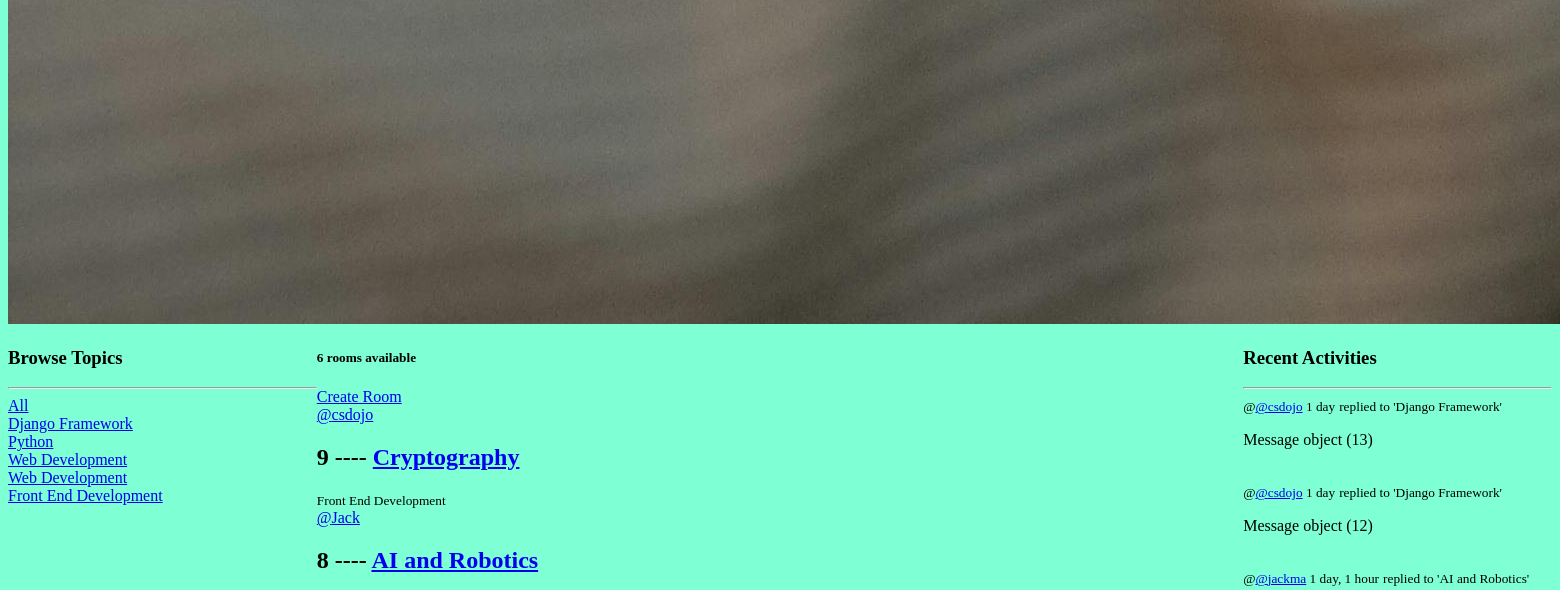
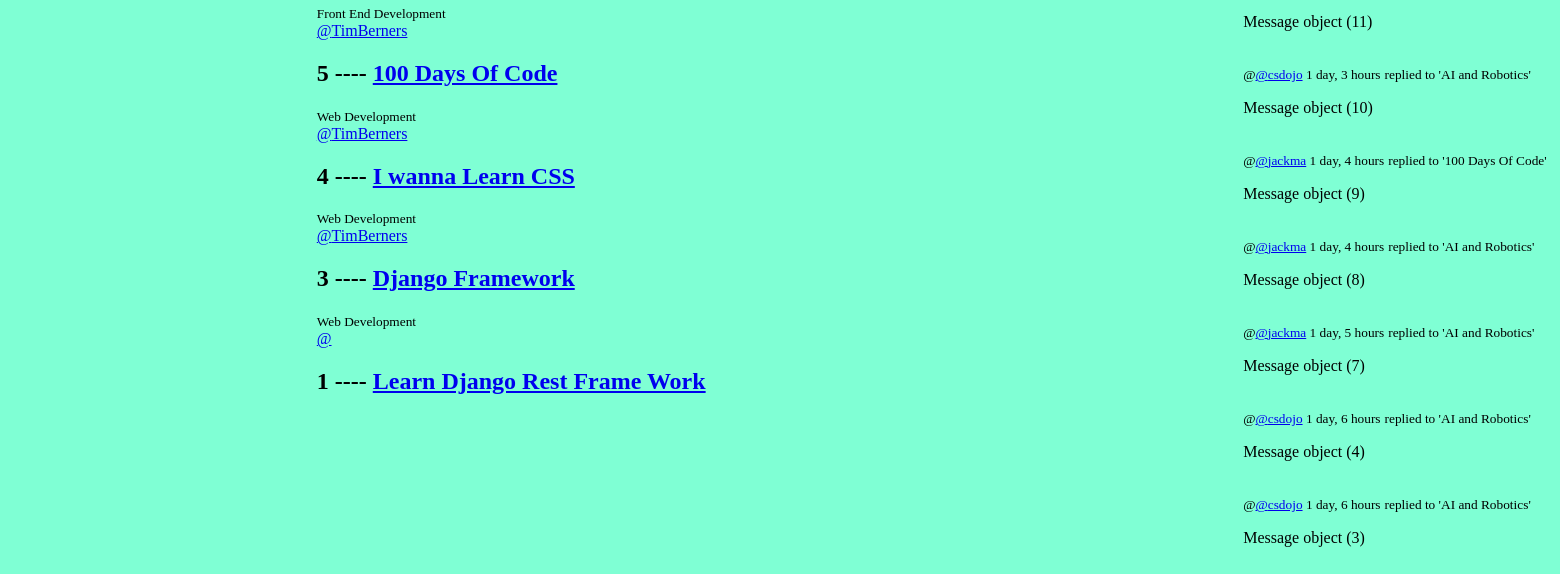
Before: / (lower part) with the older database file (2 pictures, top to bottom).
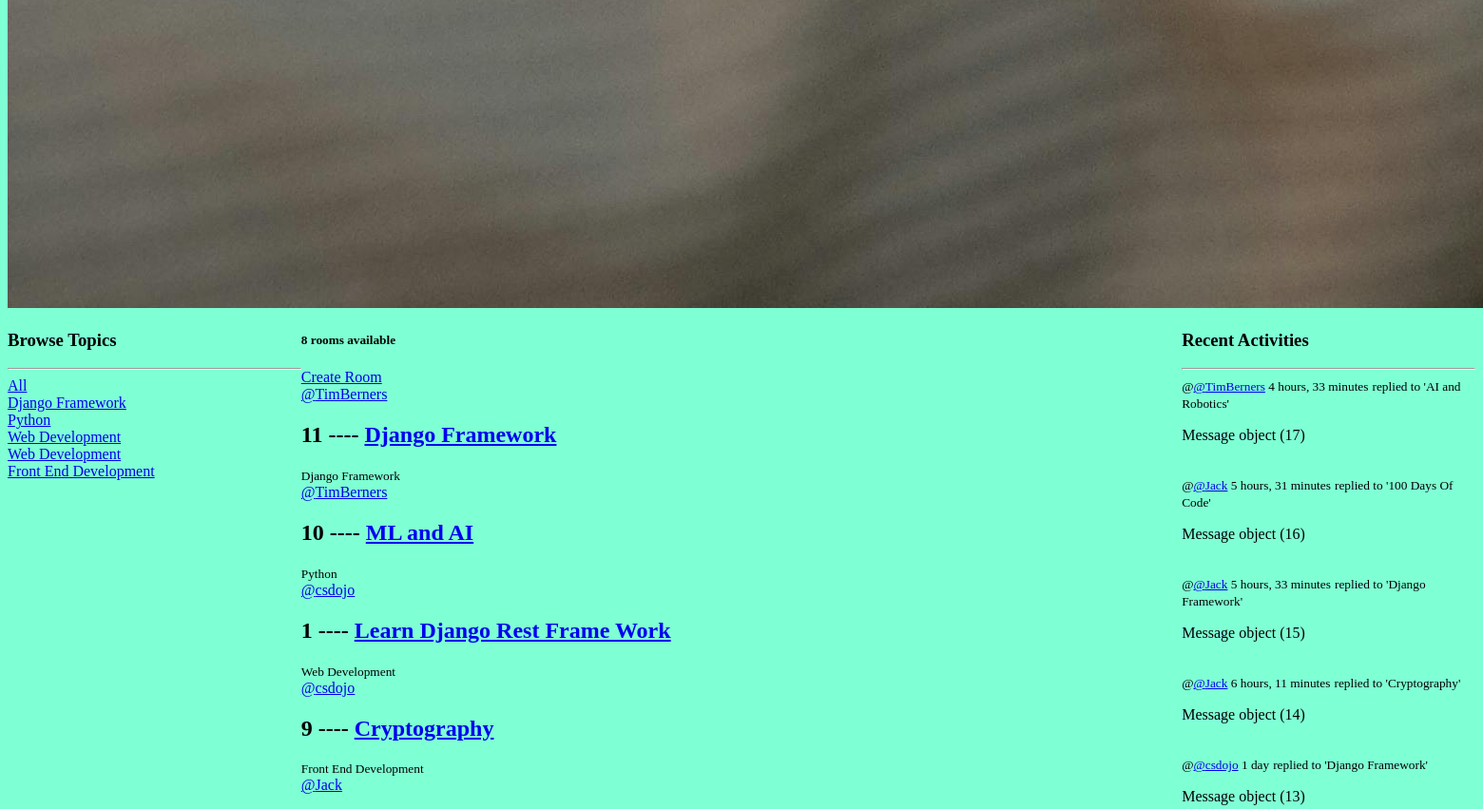
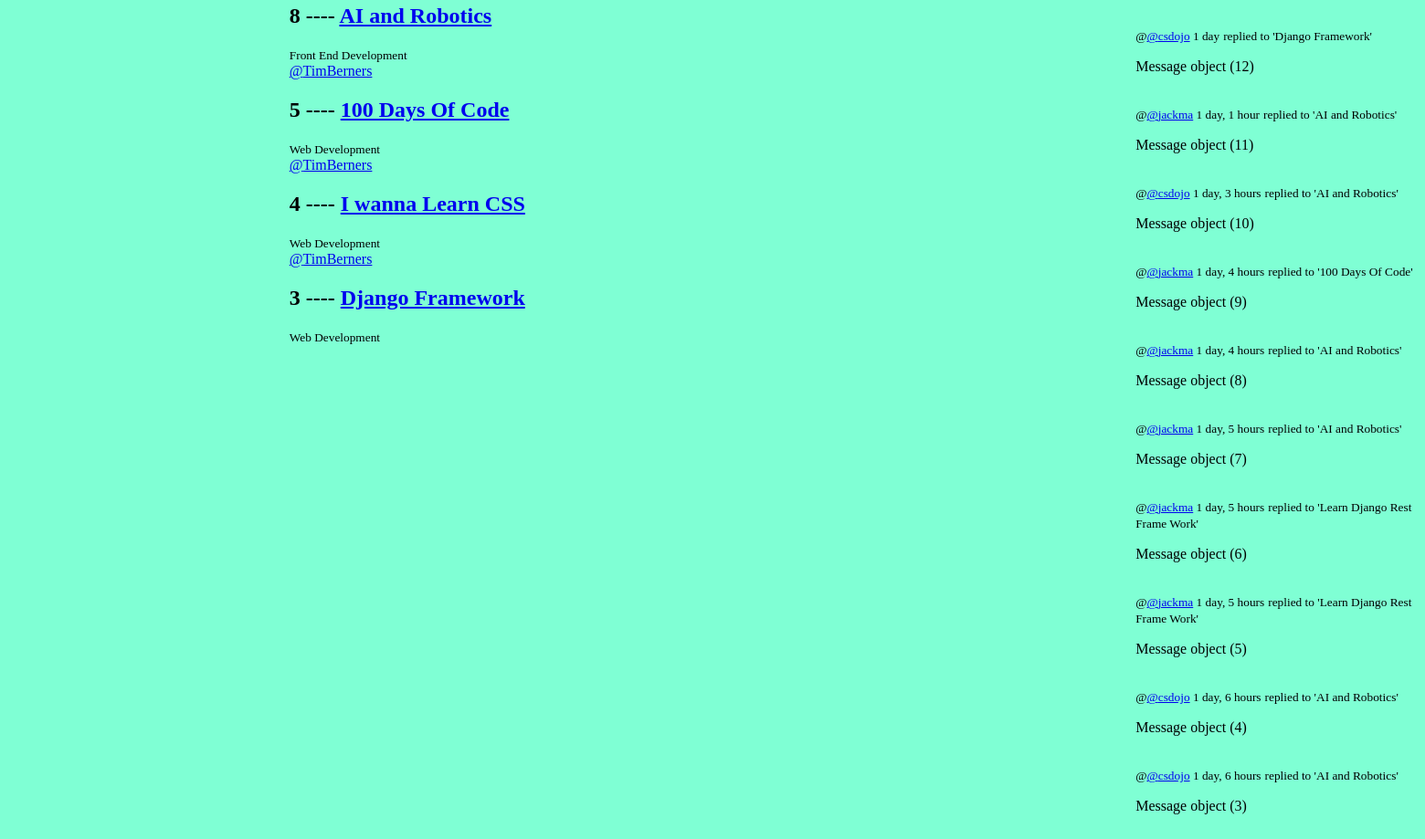
After: the same page with the newer database file (2 pictures, top to bottom).
### base/models.py (models this page shows, shortened)
class Topic(models.Model):
    name = models.CharField(max_length=200)

class Room(models.Model):
    host = models.ForeignKey(User, on_delete=models.SET_NULL, null=True)
    topic = models.ForeignKey(Topic, on_delete=models.SET_NULL, null=True)
    name = models.CharField(max_length=200)
    description = models.TextField(null=True, blank=True)
    participant = models.ManyToManyField(User, related_name='participant', blank=True)
    updated = models.DateTimeField(auto_now=True)
    created = models.DateTimeField(auto_now_add=True)
    class Meta:
        ordering = ['-updated', '-created']
    def __str__(self):
        return self.name

class Message(models.Model):
    user = models.ForeignKey(User, on_delete=models.CASCADE)
    room = models.ForeignKey(Room, on_delete=models.CASCADE)
    body = models.TextField()
    updated = models.DateTimeField(auto_now=True)
    created = models.DateTimeField(auto_now_add=True)
    class Meta:
        ordering = ['-updated', '-created']

### base/views.py (the view)
# urls.py: path('', views.home, name = 'home'),
def home(request):
    q = request.GET.get('q') if request.GET.get('q') != None else ''
    rooms = Room.objects.filter (
        Q(topic__name__icontains = q) |
        Q(name__icontains = q) |
        Q(description__icontains = q)
    )
    topics = Topic.objects.all()
    room_count = rooms.count()
    room_messages = Message.objects.filter(Q(room__topic__name__icontains=q))
    context = {'rooms':rooms, 'topics':topics, 'room_count':room_count, 'room_messages':room_messages}
    return render(request, 'base/home.html', context)

### base/templates/base/home.html (shortened to what this page needs)
{% extends 'main.html' %}
{% block content %}
<div class="home-container">
    <div>
        {% include 'base/topics_component.html' %}
    </div>
    <div>
        <h5>{{room_count}} rooms available</h5>
        <a href="{% url 'create-room' %}"> Create Room</a>
        {% include 'base/feed_component.html' %}
    </div>
    <div>
        {% include 'base/activity_component.html' %}
    </div>
</div>
{% endblock %}

### base/templates/base/topics_component.html
<h3>Browse Topics</h3>
<hr>
<div>
    <a href="{% url 'home' %}">All</a>
</div>
{% for topic in topics %}
<div>
    <a href="{% url 'home' %}?q={{topic.name}}">{{topic.name}}</a>
</div>
{% endfor %}

### base/templates/base/feed_component.html (shortened to what this page needs)
<div>
    {% for room in rooms %}
    <div>
        <a href="{% url 'user-profile' room.host.id %}">@{{room.host.username}}</a>
        <h2>{{room.id}}  ----  <a href="{% url 'room' room.id %}">{{room.name}}</a></h2>
        <small>{{room.topic.name}}</small>
    </div>
    {% endfor %}
</div>

### base/templates/base/activity_component.html (shortened to what this page needs)
<h3>Recent Activities</h3>
<hr>
{% for message in room_messages %}
    <div>
        <small>@<a href="{% url 'user-profile' message.user.id %}">@{{message.user}}</a>  {{message.created|timesince}}</small>
        <small>replied to '{{message.room}}'</small>
        <p>{{ message }}</p>
    </div>
    <br>
{% empty %}
    <p>No recent activities.</p>
{% endfor %}

Changed rows visible on the page:
added Room: host.username "TimBerners", id "11", name "Django Framework", topic.name "Django Framework"
added Room: host.username "TimBerners", id "10", name "ML and AI", topic.name "Python"
changed Room "Learn Django Rest Frame Work": host.username (not shown) → "csdojo"; topic.name (not shown) → "Web Development"; moves up the list
added Message: user "TimBerners", created "4 hours, 33 minutes", room "AI and Robotics", id "Message object (17)"
added Message: user "Jack", created "5 hours, 31 minutes", room "100 Days Of Code", id "Message object (16)"
added Message: user "Jack", created "5 hours, 33 minutes", room "Django Framework", id "Message object (15)"
added Message: user "Jack", created "6 hours, 11 minutes", room "Cryptography", id "Message object (14)"
now on this page (row unchanged): Message: user "jackma", created "1 day, 5 hours", room "Learn Django Rest Frame Work", id "Message object (6)"
now on this page (row unchanged): Message: user "jackma", created "1 day, 5 hours", room "Learn Django Rest Frame Work", id "Message object (5)"
Other visible differences:
{{ room_count }}: "6" → "8"
